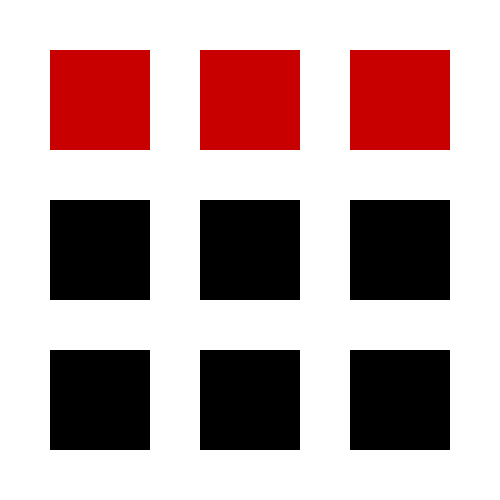
Frame 1 (no input)
Frame 60 (the mouse pressed at the canvas centre just before this capture): identical to frame 1, image omitted
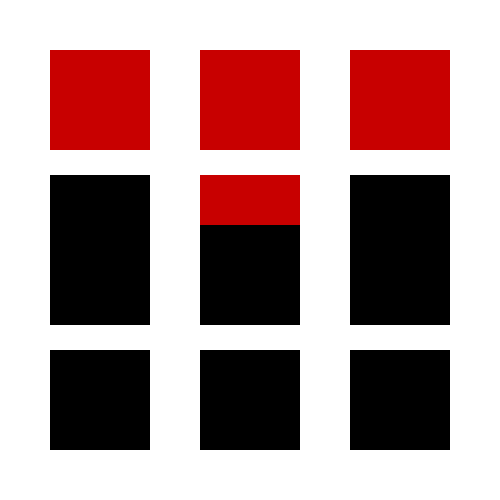
Frame 120 (the mouse held since frame 60 and released just before this capture)

The Processing sketch that drew these frames (run headless with seeded random() and noise(); from frame 60 on, the mouse is pressed at the canvas centre):

// Processing sketch: processing_119184
// ── processing_119184.pde

void setup()
{
size(500,500);
background (255);
noStroke();

}

void draw()
{
  background(255);
   fill(200,0,0);
  noStroke();
  rect(50,50,100,100);
  
  fill(200,0,0);
  noStroke();
  rect(200,50,100,100);
  
  fill(200,0,0);
  noStroke();
  rect(350,50,100,100);
  
  fill(0);
  noStroke();
  rect(50,350,100,100);
  
  fill(0);
  noStroke();
  rect(200,350,100,100);
  
  fill(0);
  noStroke();
  rect(350,350,100,100);
  
 translate(0,-mouseY/10);
 pushMatrix();
 
 fill(0);
  noStroke();
  rect(50,200,100,100);
  
  fill(200,0,0);
  noStroke();
  rect(200,200,100,100);
  
  fill(0);
  noStroke();
  rect(350,200,100,100);
   popMatrix();
  resetMatrix();
  
  pushMatrix();
  translate(0,mouseY/10);
  fill(0);
  noStroke();
  rect(50,200,100,100);
  
  fill(0);
  noStroke();
  rect(200,200,100,100);
  
  fill(0);
  noStroke();
  rect(350,200,100,100);
  popMatrix();
  resetMatrix();
  
}
